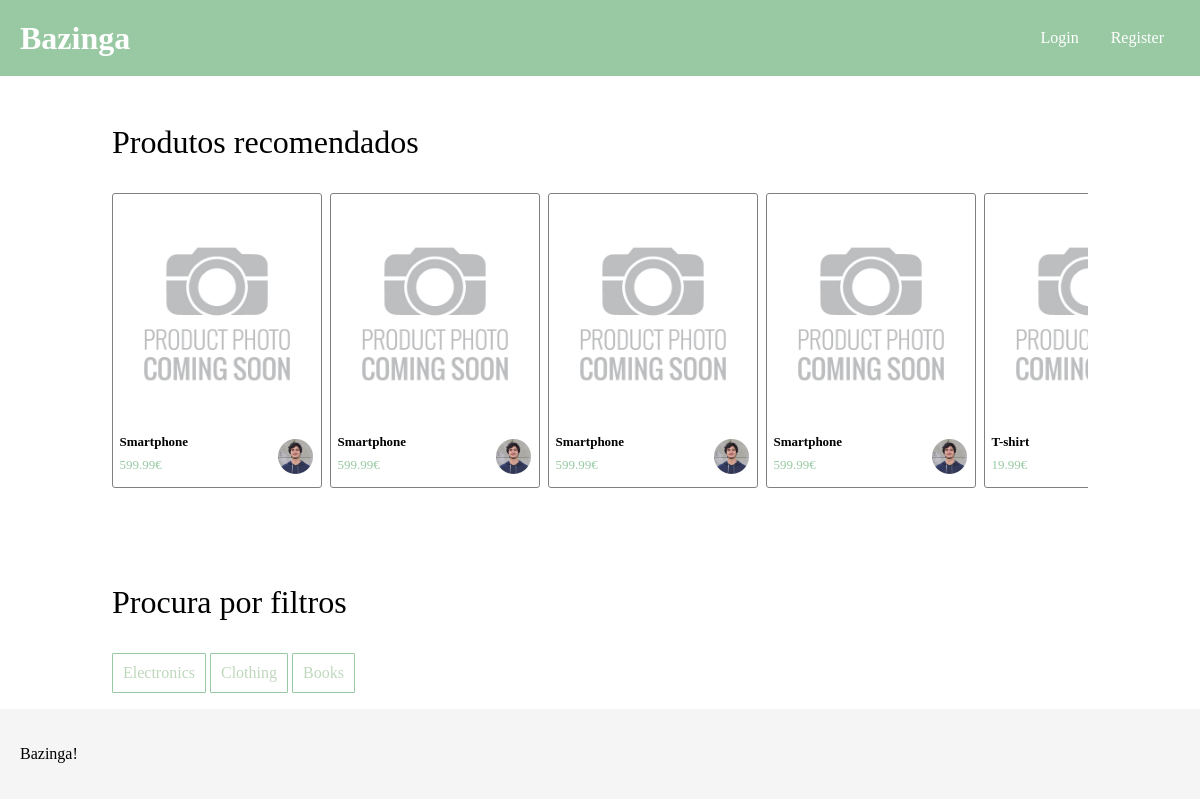
The page / on the database its author committed.
### tables this page shows
CREATE TABLE product (
   productID INTEGER PRIMARY KEY,
   name VARCHAR,
   description VARCHAR,
   price REAL,
   categoryID INTEGER,
   userID INTEGER,
   images VARCHAR,  -- check out later
   FOREIGN KEY (userID) REFERENCES users(userID),
   FOREIGN KEY (categoryID) REFERENCES productCategory(categoryID)
);

CREATE TABLE users (
   userID INTEGER PRIMARY KEY,
   username VARCHAR unique,  
   password VARCHAR,              
   email VARCHAR,
   paymentMethodPassword VARCHAR,
   avatar VARCHAR
);

CREATE TABLE productCategory (
   categoryID INTEGER PRIMARY KEY,
   name VARCHAR
);

### index.php (called while the page is built, shortened)
<?php
   require_once('templates/footer.tl.php');
   require_once('templates/header.tl.php');
   require_once('templates/article.tl.php');
   require_once('templates/filter.tl.php');
   require_once('database/articles.php');
   require_once('database/filters.php');
   $db = getDatabaseConnection();
   $articles = getAllArticles($db);
   $filters = getAllFilters($db);
   printArticleSection($articles);
   printFiltersSection($filters);
?>

### database/articles.php (called while the page is built, shortened)
<?php
   function getAllArticles($db){
      $stmt = $db->prepare(
         "SELECT product.*, users.avatar FROM product LEFT JOIN users ON product.userID = users.userID"
      );
      $stmt->execute();
      $articles = $stmt->fetchAll();
      return $articles;
   }
?>

### database/filters.php (called while the page is built)
<?php
   function getAllFilters($db){
      $stmt = $db->prepare(
         "SELECT * FROM productCategory"
      );
      $stmt->execute();
      $articles = $stmt->fetchAll();
      return $articles;
   }
?>

### templates/article.tl.php (the view, shortened to what this page needs)
<?php
   function getSingleArticle($productID, $name, $price, $image, $avatar){
?>
   <article class="article">
      <a href="product.php?id=<?=$productID?>"><img src=<?= $image ?> alt="" class="product-img"></a>
      <div class="article-details">
         <div>
            <h3><?= $name ?></h3>
            <p><?= $price ?>€</p>
         </div>
         <img src=<?= $avatar ?>>
      </div>
   </article>
<?php
   }
?>
<?php
   function printArticleSection($articles){
?>
   <div class="product-section">
      <h3 class="products-title">Produtos recomendados</h3>
      <section class="article-grid" id="grid">
         <?php foreach($articles as $article){
            getSingleArticle($article['productID'],$article['name'], $article['price'], $article['images'], $article['avatar']);
         }
         ?>
      </section>
   </div>
<?php
   }
?>

### templates/filter.tl.php (shortened to what this page needs)
<?php
   function printFilterButton($filter){
?>
   <button class="filter-btn" onclick="updateArticles('<?=$filter['name']?>')"><?= $filter['name'] ?></button>
<?php
   }
?>
<?php
   function printFiltersSection($filters){
?>
   <div class="product-section">
      <h3 class="products-title">Procura por filtros</h3>
      <section>
         <?php
            foreach($filters as $filter){
               printFilterButton($filter);
            }
         ?>
      </section>
   </div>
<?php
   }
?>

### css/navbar.css (style rules this page uses)
body { margin: 0; font-family: Arial, sans-serif; }

### css/landing.css (style rules this page uses)
* { font-family: Georgia, 'Times New Roman', Times, serif }
.article-grid { display: flex; overflow-x: auto; white-space: nowrap; padding: 0 0 2em 0; }
.article { flex: 0 0 auto; margin-right: 0.5em; border: 1px solid gray; border-radius: 3px; }
.article-details { padding: 0 0.5em 0.5em 0; display: flex; flex-direction: row; align-items: center; justify-content: space-between; }
.article-details img { width: 35px; }
.product-section { padding: 1em 7em 1em 7em; }
.products-title { font-size: xx-large; font-weight: normal; }
.product-img { width: 12em; height: 14em; object-fit: cover; padding: 0.5em; }
.article h3 { margin: 0 0 0.5em 0.5em; font-size: small; }
.article p { margin: 0 0 0.5em 0.5em; font-size: small; color: #98C9A3; }
.filter-btn { padding: 10px; font-size: 16px; color: #BFD8BD; border: 1px solid #98C9A3; border-radius: 1px; background-color: white; }

### css/wishlist.css (style rules this page uses)
* { font-family: Georgia, 'Times New Roman', Times, serif }

### rows shown on the page
product: images (placeholder picture), name "Smartphone", price "599.99", userID.avatar (picture)
product: images (placeholder picture), name "Smartphone", price "599.99", userID.avatar (picture)
product: images (placeholder picture), name "Smartphone", price "599.99", userID.avatar (picture)
product: images (placeholder picture), name "Smartphone", price "599.99", userID.avatar (picture)
product: images (placeholder picture), name "T-shirt", price "19.99"
productcategory: name "Electronics"
productcategory: name "Clothing"
productcategory: name "Books"
